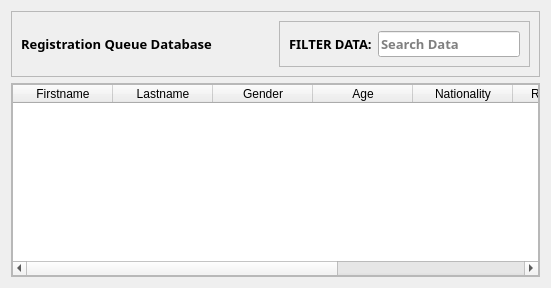
                <widget class="QWidget" name="mixData">
                 <layout class="QVBoxLayout" name="verticalLayout_6">
                  <item>
                   <widget class="QFrame" name="frame_8">
                    <property name="frameShape">
                     <enum>QFrame::StyledPanel</enum>
                    </property>
                    <property name="frameShadow">
                     <enum>QFrame::Raised</enum>
                    </property>
                    <layout class="QHBoxLayout" name="horizontalLayout_8">
                     <item>
                      <widget class="QLabel" name="label_7">
                       <property name="font">
                        <font>
                         <family>Segoe UI Black</family>
                         <pointsize>10</pointsize>
                         <weight>75</weight>
                         <bold>true</bold>
                        </font>
                       </property>
                       <property name="text">
                        <string>Registration Queue Database</string>
                       </property>
                      </widget>
                     </item>
                     <item alignment="Qt::AlignRight">
                      <widget class="QFrame" name="frame_9">
                       <property name="font">
                        <font>
                         <family>Segoe UI Black</family>
                         <pointsize>10</pointsize>
                         <weight>75</weight>
                         <bold>true</bold>
                        </font>
                       </property>
                       <property name="frameShape">
                        <enum>QFrame::StyledPanel</enum>
                       </property>
                       <property name="frameShadow">
                        <enum>QFrame::Raised</enum>
                       </property>
                       <layout class="QHBoxLayout" name="horizontalLayout_9">
                        <item>
                         <widget class="QLabel" name="label_8">
                          <property name="text">
                           <string>FILTER DATA:</string>
                          </property>
                         </widget>
                        </item>
                        <item>
                         <widget class="QLineEdit" name="searchLineEdit">
                          <property name="placeholderText">
                           <string>Search Data</string>
                          </property>
                         </widget>
                        </item>
                       </layout>
                      </widget>
                     </item>
                    </layout>
                   </widget>
                  </item>
                  <item>
                   <widget class="QFrame" name="frame_10">
                    <property name="frameShape">
                     <enum>QFrame::StyledPanel</enum>
                    </property>
                    <property name="frameShadow">
                     <enum>QFrame::Raised</enum>
                    </property>
                    <layout class="QHBoxLayout" name="horizontalLayout_15">
                     <property name="spacing">
                      <number>0</number>
                     </property>
                     <property name="leftMargin">
                      <number>0</number>
                     </property>
                     <property name="topMargin">
                      <number>0</number>
                     </property>
                     <property name="rightMargin">
                      <number>0</number>
                     </property>
                     <property name="bottomMargin">
                      <number>0</number>
                     </property>
                     <item>
                      <widget class="QTableWidget" name="tableWidget">
                       <property name="minimumSize">
                        <size>
                         <width>527</width>
                         <height>0</height>
                        </size>
                       </property>
                       <column>
                        <property name="text">
                         <string>Firstname</string>
                        </property>
                       </column>
                       <column>
                        <property name="text">
                         <string>Lastname</string>
                        </property>
                       </column>
                       <column>
                        <property name="text">
                         <string>Gender</string>
                        </property>
                       </column>
                       <column>
                        <property name="text">
                         <string>Age</string>
                        </property>
                       </column>
                       <column>
                        <property name="text">
                         <string>Nationality</string>
                        </property>
                       </column>
                       <column>
                        <property name="text">
                         <string>Registration</string>
                        </property>
                       </column>
                       <column>
                        <property name="text">
                         <string>Semester</string>
                        </property>
                       </column>
                       <column>
                        <property name="text">
                         <string>Course</string>
                        </property>
                       </column>
                      </widget>
                     </item>
                    </layout>
                   </widget>
                  </item>
                 </layout>
                </widget>
